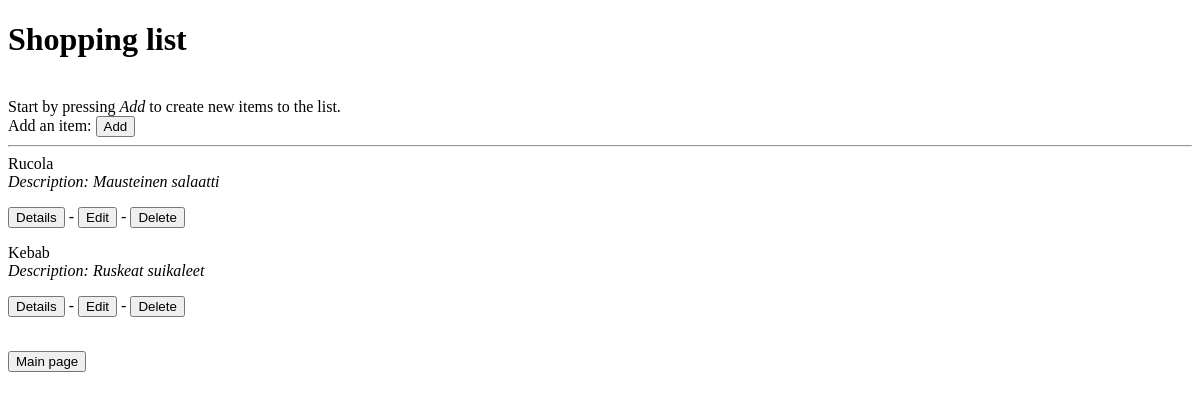
Before: / with the older database file.
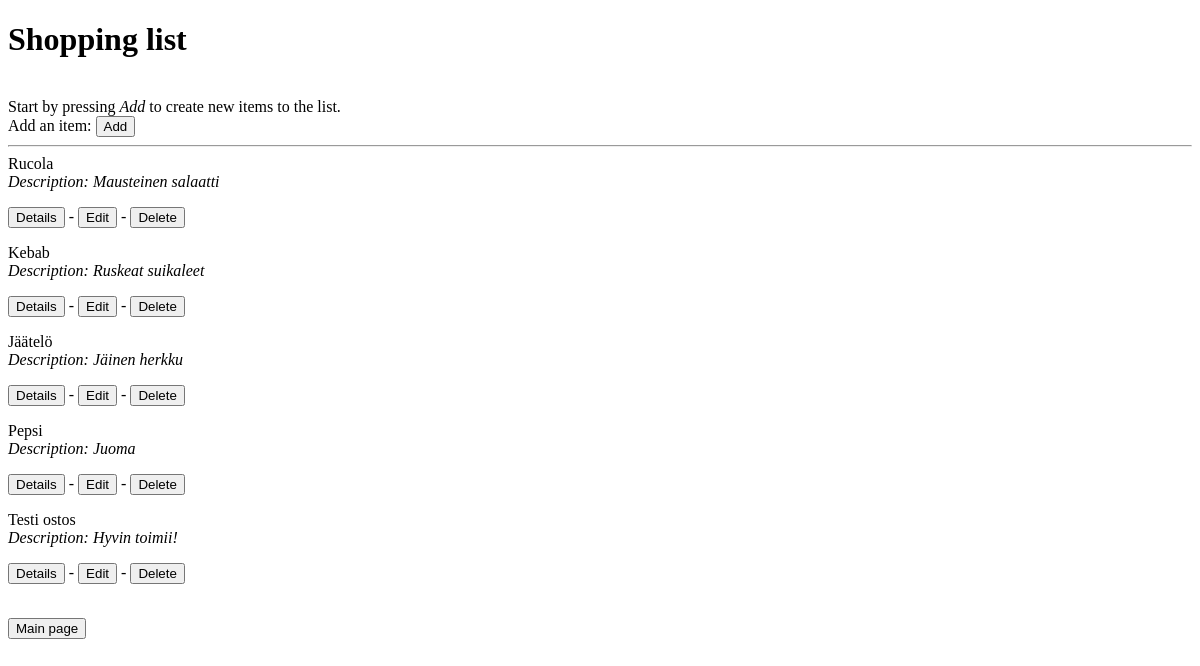
After: the same page with the newer database file.
### itemlist/models.py (models this page shows, shortened)
class Item(models.Model):
	name = models.CharField(max_length=300)
	description = models.CharField(max_length=300)
	quantity = models.DecimalField(max_digits=50, decimal_places=2)
	def get_absolute_url(self):
		return f"/item/{self.pk}"

### itemlist/views.py (the view)
# urls.py: path('', views.ItemListView.as_view()),
class ItemListView(ListView):
	model = models.Item

### itemlist/templates/itemlist/item_list.html
{% extends "itemlist/base.html" %}
{% block content %}
	<h1> Shopping list</h1>
	<br>
	Start by pressing <i>Add</i> to create new items to the list.
	<br>
	Add an item: <button onclick="window.location.href='/item/create'">Add</button>
	<hr>
	{% for item in object_list %}
	{{ item.name }}<br>
	<i>Description: {{ item.description }}</i>
	<p>
		<button onclick="window.location.href='{{ item.get_absolute_url }}'">Details</button>
		-
		<button onclick="window.location.href='{{ item.get_absolute_url }}/update'">Edit</button>
		-
		<button onclick="window.location.href='{{ item.get_absolute_url }}/delete'">Delete</button>
	</p>
	{% endfor %}
{% endblock content %}

### itemlist/templates/itemlist/base.html (shortened to what this page needs)
<!doctype html>
<html lang=en>
	<head>
	</head>
	<body>
		{% block content %}
		{% endblock content %}
	<br>
	{% block button %}
	<button onclick="window.location.href='/';">Main page</button>
	{% endblock button %}
	</body>
</html>

Changed rows visible on the page:
added Item: name "Jäätelö", description "Jäinen herkku"
added Item: name "Pepsi", description "Juoma"
added Item: name "Testi ostos", description "Hyvin toimii!"
